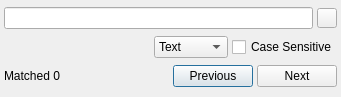
<?xml version="1.0" encoding="UTF-8"?>
<ui version="4.0">
 <class>FindWindow</class>
 <widget class="QDialog" name="FindWindow">
  <property name="windowModality">
   <enum>Qt::ApplicationModal</enum>
  </property>
  <property name="geometry">
   <rect>
    <x>0</x>
    <y>0</y>
    <width>341</width>
    <height>97</height>
   </rect>
  </property>
  <property name="focusPolicy">
   <enum>Qt::StrongFocus</enum>
  </property>
  <property name="windowTitle">
   <string>Find</string>
  </property>
  <property name="windowIcon">
   <iconset resource="icons.qrc">
    <normaloff>:/jv/icons/jv.svg</normaloff>:/jv/icons/jv.svg</iconset>
  </property>
  <layout class="QVBoxLayout" name="verticalLayout">
   <property name="spacing">
    <number>4</number>
   </property>
   <property name="margin">
    <number>4</number>
   </property>
   <item>
    <layout class="QHBoxLayout" name="horizontalLayout_2">
     <property name="spacing">
      <number>4</number>
     </property>
     <item>
      <widget class="QLineEdit" name="TextEdit"/>
     </item>
     <item>
      <widget class="QToolButton" name="ClearButton">
       <property name="sizePolicy">
        <sizepolicy hsizetype="Fixed" vsizetype="Fixed">
         <horstretch>0</horstretch>
         <verstretch>0</verstretch>
        </sizepolicy>
       </property>
       <property name="minimumSize">
        <size>
         <width>20</width>
         <height>20</height>
        </size>
       </property>
       <property name="maximumSize">
        <size>
         <width>20</width>
         <height>20</height>
        </size>
       </property>
       <property name="toolTip">
        <string>Clear current search text</string>
       </property>
       <property name="text">
        <string/>
       </property>
       <property name="icon">
        <iconset resource="icons.qrc">
         <normaloff>:/jv/icons/clear.svg</normaloff>:/jv/icons/clear.svg</iconset>
       </property>
       <property name="iconSize">
        <size>
         <width>18</width>
         <height>18</height>
        </size>
       </property>
      </widget>
     </item>
    </layout>
   </item>
   <item>
    <layout class="QHBoxLayout" name="horizontalLayout_3">
     <property name="spacing">
      <number>4</number>
     </property>
     <item>
      <spacer name="horizontalSpacer_2">
       <property name="orientation">
        <enum>Qt::Horizontal</enum>
       </property>
       <property name="sizeHint" stdset="0">
        <size>
         <width>40</width>
         <height>20</height>
        </size>
       </property>
      </spacer>
     </item>
     <item>
      <widget class="QComboBox" name="SearchStyleCombo">
       <property name="sizePolicy">
        <sizepolicy hsizetype="Minimum" vsizetype="Fixed">
         <horstretch>0</horstretch>
         <verstretch>0</verstretch>
        </sizepolicy>
       </property>
       <item>
        <property name="text">
         <string>Text</string>
        </property>
       </item>
       <item>
        <property name="text">
         <string>Wild</string>
        </property>
       </item>
       <item>
        <property name="text">
         <string>RegExp</string>
        </property>
       </item>
      </widget>
     </item>
     <item>
      <widget class="QCheckBox" name="CaseSensitiveCheck">
       <property name="text">
        <string>Case Sensitive</string>
       </property>
      </widget>
     </item>
    </layout>
   </item>
   <item>
    <layout class="QHBoxLayout" name="horizontalLayout">
     <property name="spacing">
      <number>4</number>
     </property>
     <item>
      <widget class="QLabel" name="CountLabel">
       <property name="sizePolicy">
        <sizepolicy hsizetype="Expanding" vsizetype="Preferred">
         <horstretch>0</horstretch>
         <verstretch>0</verstretch>
        </sizepolicy>
       </property>
       <property name="text">
        <string>Matched 0</string>
       </property>
      </widget>
     </item>
     <item>
      <widget class="QPushButton" name="PreviousButton">
       <property name="text">
        <string>Previous</string>
       </property>
       <property name="shortcut">
        <string>Shift+F3</string>
       </property>
      </widget>
     </item>
     <item>
      <widget class="QPushButton" name="NextButton">
       <property name="text">
        <string>Next</string>
       </property>
       <property name="shortcut">
        <string>F3</string>
       </property>
      </widget>
     </item>
    </layout>
   </item>
  </layout>
 </widget>
 <resources>
  <include location="icons.qrc"/>
 </resources>
 <connections/>
</ui>
